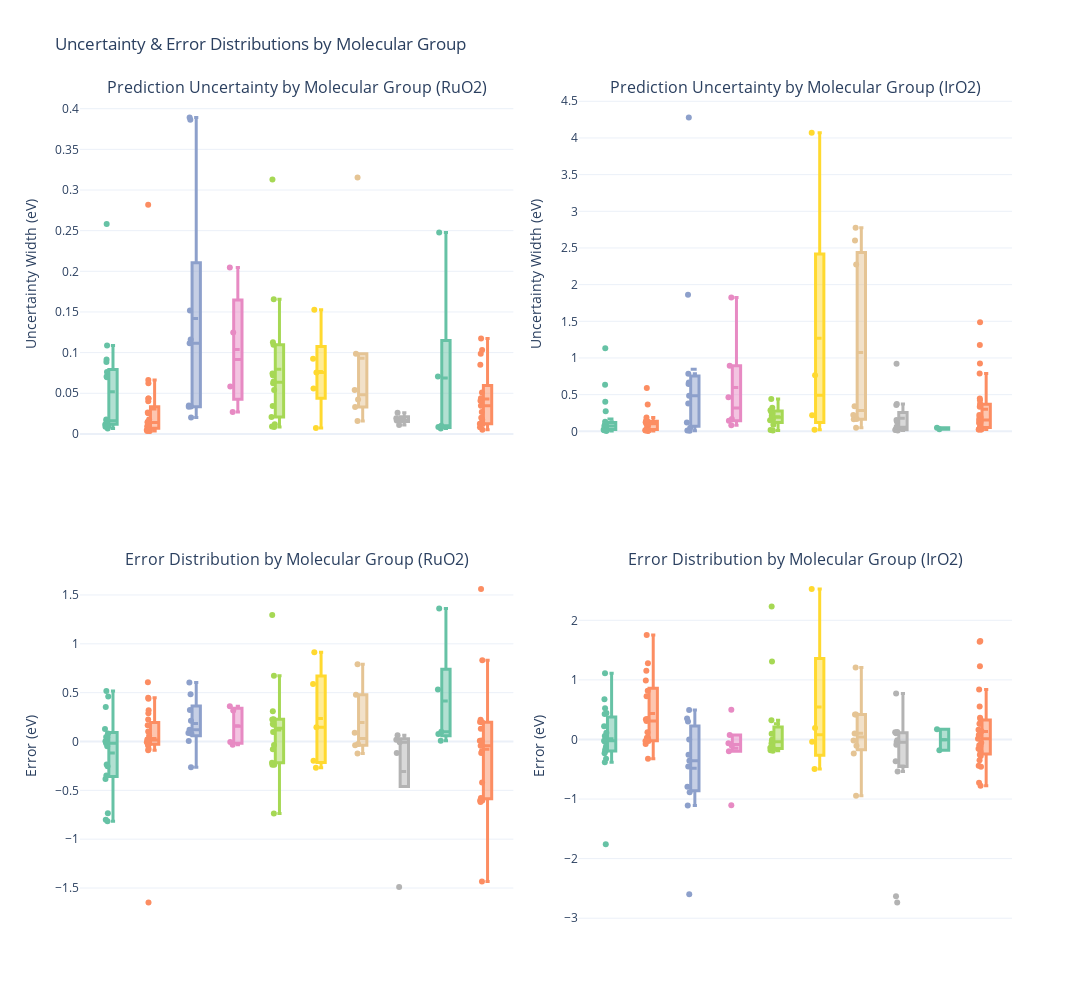

Notebook source saved alongside this figure:
### Code cell
width = 0.2

# Filtered data
df_ru = df_uq_sorted[df_uq_sorted['material'] == 'RuO2']
df_ir = df_uq_sorted[df_uq_sorted['material'] == 'IrO2']

# Custom color palette (Set2-like)
color_map = px.colors.qualitative.Set2

# Create 2x2 subplot
fig = make_subplots(
    rows=2, cols=2,
    subplot_titles=[
        "Prediction Uncertainty by Molecular Group (RuO2)",
        "Prediction Uncertainty by Molecular Group (IrO2)",
        "Error Distribution by Molecular Group (RuO2)",
        "Error Distribution by Molecular Group (IrO2)"
    ],
    horizontal_spacing=0.07,
    vertical_spacing=0.15
)

# Boxplots for uncertainty width (RuO2)
for i, group in enumerate(df_ru['molecule_group'].unique()):
    group_data = df_ru[df_ru['molecule_group'] == group]
    fig.add_trace(go.Box(
        y=group_data['uncertainty_width'],
        name=group,
        marker_color=color_map[i % len(color_map)],
        boxmean=True,
        boxpoints="all",  # Show all points (can be "outliers", "suspectedoutliers", "all")
        jitter=0.5,  # Add jitter to points
        line=dict(width=3),  # Line width to make the box thicker
        width=width,  # Box width (adjust this)
        legendgroup=group,  # Ensure the group is correctly assigned to legend
        showlegend=False,  # Ensure legend is shown for this trace
        hovertemplate=(
            "Molecule Group: %{customdata[0]}<br>" +
            "Molecule: %{customdata[1]}<br>" +
            "State: %{customdata[2]}<br>" +
            "Dissociation: %{customdata[3]}<br>" +
            "True Value: %{customdata[4]} eV<br>" +
            "Std Dev: %{customdata[5]} eV<br>" +
            "Error: %{customdata[6]} eV<br>" +
            "<extra></extra>"
        ),
        customdata=group_data[['molecule_group', 'molecule', 'state', 'dissociation', 'y_true', 'y_std', 'error']].values  # Add custom data
    ), row=1, col=1)

# Boxplots for uncertainty width (IrO2)
for i, group in enumerate(df_ir['molecule_group'].unique()):
    group_data = df_ir[df_ir['molecule_group'] == group]
    fig.add_trace(go.Box(
        y=group_data['uncertainty_width'],
        name=group,
        marker_color=color_map[i % len(color_map)],
        boxmean=True,
        boxpoints="all",  # Show all points (can be "outliers", "suspectedoutliers", "all")
        jitter=0.5,  # Add jitter to points
        line=dict(width=3),  # Line width to make the box thicker
        width=width,  # Box width (adjust this)
        legendgroup=group,  # Ensure the group is correctly assigned to legend
        showlegend=False,  # Don't show legend in the first plot, already shown in the first plot
        hovertemplate=(
            "Molecule Group: %{customdata[0]}<br>" +
            "Molecule: %{customdata[1]}<br>" +
            "State: %{customdata[2]}<br>" +
            "Dissociation: %{customdata[3]}<br>" +
            "True Value: %{customdata[4]} eV<br>" +
            "Std Dev: %{customdata[5]} eV<br>" +
            "Error: %{customdata[6]} eV<br>" +
            "<extra></extra>"
        ),
        customdata=group_data[['molecule_group', 'molecule', 'state', 'dissociation', 'y_true', 'y_std', 'error']].values  # Add custom data
    ), row=1, col=2)

# Boxplots for error (RuO2)
for i, group in enumerate(df_ru['molecule_group'].unique()):
    group_data = df_ru[df_ru['molecule_group'] == group]
    fig.add_trace(go.Box(
        y=group_data['error'],
        name=group,
        marker_color=color_map[i % len(color_map)],
        boxmean=True,
        boxpoints="all",  # Show all points (can be "outliers", "suspectedoutliers", "all")
        jitter=0.5,  # Add jitter to points
        line=dict(width=3),  # Line width to make the box thicker
        width=width,  # Box width (adjust this)
        legendgroup=group,  # Ensure the group is correctly assigned to legend
        showlegend=False,  # Don't show legend in the second plot, already shown in the first plot
        hovertemplate=(
            "Molecule Group: %{customdata[0]}<br>" +
            "Molecule: %{customdata[1]}<br>" +
            "State: %{customdata[2]}<br>" +
            "Dissociation: %{customdata[3]}<br>" +
            "True Value: %{customdata[4]} eV<br>" +
            "Std Dev: %{customdata[5]} eV<br>" +
            "Error: %{customdata[6]} eV<br>" +
            "<extra></extra>"
        ),
        customdata=group_data[['molecule_group', 'molecule', 'state', 'dissociation', 'y_true', 'y_std', 'error']].values  # Add custom data
    ), row=2, col=1)

# Boxplots for error (IrO2)
for i, group in enumerate(df_ir['molecule_group'].unique()):
    group_data = df_ir[df_ir['molecule_group'] == group]
    fig.add_trace(go.Box(
        y=group_data['error'],
        name=group,
        marker_color=color_map[i % len(color_map)],
        boxmean=True,
        boxpoints="all",  # Show all points (can be "outliers", "suspectedoutliers", "all")
        jitter=0.5,  # Add jitter to points
        line=dict(width=3),  # Line width to make the box thicker
        width=width,  # Box width (adjust this)
        legendgroup=group,  # Ensure the group is correctly assigned to legend
        showlegend=False,  # Don't show legend in the second plot, already shown in the first plot
        hovertemplate=(
            "Molecule Group: %{customdata[0]}<br>" +
            "Molecule: %{customdata[1]}<br>" +
            "State: %{customdata[2]}<br>" +
            "Dissociation: %{customdata[3]}<br>" +
            "True Value: %{customdata[4]} eV<br>" +
            "Std Dev: %{customdata[5]} eV<br>" +
            "Error: %{customdata[6]} eV<br>" +
            "<extra></extra>"
        ),
        customdata=group_data[['molecule_group', 'molecule', 'state', 'dissociation', 'y_true', 'y_std', 'error']].values  # Add custom data
    ), row=2, col=2)

# Layout adjustments
fig.update_layout(
    height=1000,
    width=2000,
    title_text="Uncertainty & Error Distributions by Molecular Group",
    template="plotly_white",
    boxmode="group",
    showlegend=True
)

# Axis titles
fig.update_yaxes(title_text="Uncertainty Width (eV)", row=1, col=1)
fig.update_yaxes(title_text="Uncertainty Width (eV)", row=1, col=2)
fig.update_yaxes(title_text="Error (eV)", row=2, col=1)
fig.update_yaxes(title_text="Error (eV)", row=2, col=2)

# Remove X-axis labels and add legend as x-axis replacement
fig.update_xaxes(showticklabels=False, row=1, col=1)
fig.update_xaxes(showticklabels=False, row=1, col=2)
fig.update_xaxes(showticklabels=False, row=2, col=1)
fig.update_xaxes(showticklabels=False, row=2, col=2)

# Show the plot
fig.show()
